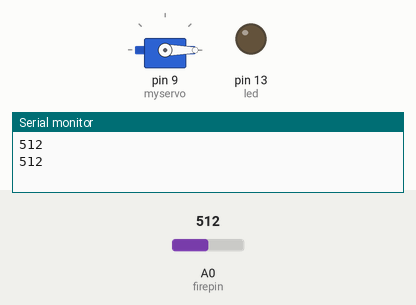
Simulated run of this sketch. Board: Arduino Uno, built with avr-gcc and run on an emulated ATmega328P. Parts: servo, output pins drawn as LEDs (lit = HIGH), the last lines printed to the serial monitor. The test bench sets the inputs (shaded band); at power-on: A0 (firepin) = 512.

Above: at 2.8 s.
2.9 s: A0 (firepin) set to 107
5.6 s: A0 (firepin) set to 93
At 6.6 s:
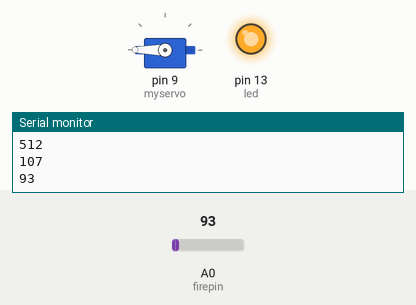
8.3 s: A0 (firepin) set to 110
At 10.9 s:
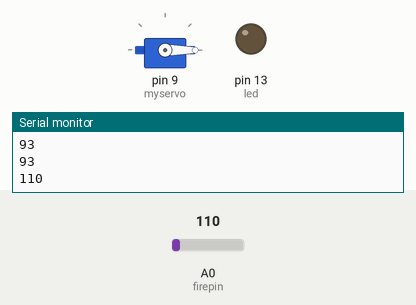
11.5 s: A0 (firepin) set to 90
At 12.4 s:
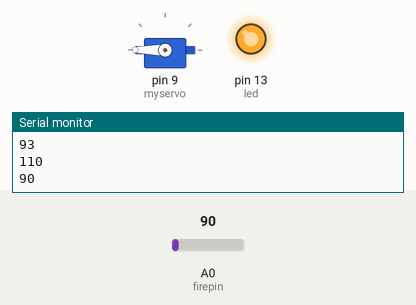
Timing chart, 0 to 14.5 s (numbered marks = the images above; inputs shaded):
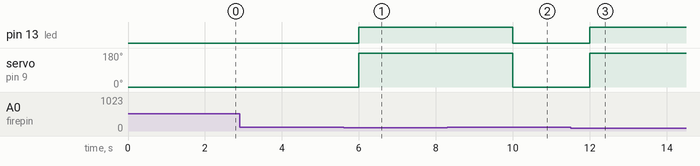

Measured:
- the behaviour switches between 100 and 99 on A0 (firepin) (found by bisection; images 0 and 1)
- after the input at 5.6 s, pin 13 (led): LOW → HIGH after 0.40 s; servo on pin 9 (myservo): 0° → 180° after 0.40 s
- after the input at 8.3 s, pin 13 (led): HIGH → LOW after 1.7 s; servo on pin 9 (myservo): 180° → 0° after 1.7 s
- after the input at 11.5 s, pin 13 (led): LOW → HIGH after 0.50 s; servo on pin 9 (myservo): 0° → 180° after 0.50 s

The sketch:

firealarm.ino
```cpp
#include<Servo.h>

int firepin = A0;
int fire = 0;
int led = 13;
int pos = 0;

Servo myservo;

void setup() {
  pinMode(led,OUTPUT);
  Serial.begin(115200);
  myservo.attach(9);
}

void loop() {
  fire = analogRead(A0);
  if (fire<100)
  {
    Serial.println(fire);
    digitalWrite(led,HIGH);
    myservo.write(180);              // tell servo to go to position in variable 'pos'
    delay(2000);                       // waits 15ms for the servo to reach the position
  }
  else
  {
    Serial.println(fire);
    digitalWrite(led,LOW);
    myservo.write(0);              // tell servo to go to position in variable 'pos'
    delay(2000);
  }
}
```
